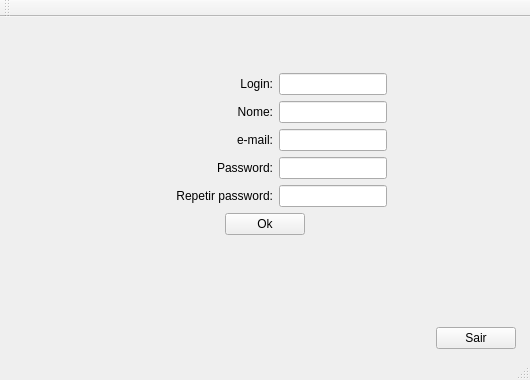
<?xml version="1.0" encoding="UTF-8"?>
<ui version="4.0">
 <class>MainWindow</class>
 <widget class="QMainWindow" name="MainWindow">
  <property name="geometry">
   <rect>
    <x>0</x>
    <y>0</y>
    <width>530</width>
    <height>380</height>
   </rect>
  </property>
  <property name="minimumSize">
   <size>
    <width>530</width>
    <height>380</height>
   </size>
  </property>
  <property name="maximumSize">
   <size>
    <width>530</width>
    <height>380</height>
   </size>
  </property>
  <property name="windowTitle">
   <string>Cadastrar Novo Usuário</string>
  </property>
  <property name="windowOpacity">
   <double>1.000000000000000</double>
  </property>
  <property name="tabShape">
   <enum>QTabWidget::Rounded</enum>
  </property>
  <property name="unifiedTitleAndToolBarOnMac">
   <bool>false</bool>
  </property>
  <widget class="QWidget" name="centralwidget">
   <layout class="QGridLayout" name="gridLayout">
    <item row="0" column="1">
     <spacer name="verticalSpacer_3">
      <property name="orientation">
       <enum>Qt::Vertical</enum>
      </property>
      <property name="sizeType">
       <enum>QSizePolicy::Expanding</enum>
      </property>
      <property name="sizeHint" stdset="0">
       <size>
        <width>20</width>
        <height>5</height>
       </size>
      </property>
     </spacer>
    </item>
    <item row="3" column="1">
     <spacer name="verticalSpacer">
      <property name="orientation">
       <enum>Qt::Vertical</enum>
      </property>
      <property name="sizeType">
       <enum>QSizePolicy::Expanding</enum>
      </property>
      <property name="sizeHint" stdset="0">
       <size>
        <width>20</width>
        <height>5</height>
       </size>
      </property>
     </spacer>
    </item>
    <item row="1" column="2">
     <spacer name="horizontalSpacer_11">
      <property name="orientation">
       <enum>Qt::Horizontal</enum>
      </property>
      <property name="sizeType">
       <enum>QSizePolicy::Fixed</enum>
      </property>
      <property name="sizeHint" stdset="0">
       <size>
        <width>5</width>
        <height>20</height>
       </size>
      </property>
     </spacer>
    </item>
    <item row="4" column="1">
     <layout class="QHBoxLayout" name="horizontalLayout_6">
      <item>
       <spacer name="horizontalSpacer_3">
        <property name="orientation">
         <enum>Qt::Horizontal</enum>
        </property>
        <property name="sizeHint" stdset="0">
         <size>
          <width>40</width>
          <height>20</height>
         </size>
        </property>
       </spacer>
      </item>
      <item>
       <widget class="QPushButton" name="btn_sair">
        <property name="sizePolicy">
         <sizepolicy hsizetype="Fixed" vsizetype="Fixed">
          <horstretch>0</horstretch>
          <verstretch>0</verstretch>
         </sizepolicy>
        </property>
        <property name="text">
         <string>Sair</string>
        </property>
       </widget>
      </item>
     </layout>
    </item>
    <item row="1" column="0">
     <spacer name="horizontalSpacer_10">
      <property name="orientation">
       <enum>Qt::Horizontal</enum>
      </property>
      <property name="sizeType">
       <enum>QSizePolicy::Fixed</enum>
      </property>
      <property name="sizeHint" stdset="0">
       <size>
        <width>5</width>
        <height>20</height>
       </size>
      </property>
     </spacer>
    </item>
    <item row="1" column="1">
     <layout class="QVBoxLayout" name="verticalLayout">
      <item>
       <layout class="QHBoxLayout" name="horizontalLayout">
        <item>
         <spacer name="horizontalSpacer">
          <property name="orientation">
           <enum>Qt::Horizontal</enum>
          </property>
          <property name="sizeType">
           <enum>QSizePolicy::Expanding</enum>
          </property>
          <property name="sizeHint" stdset="0">
           <size>
            <width>40</width>
            <height>20</height>
           </size>
          </property>
         </spacer>
        </item>
        <item>
         <widget class="QLabel" name="label_2">
          <property name="sizePolicy">
           <sizepolicy hsizetype="Fixed" vsizetype="Preferred">
            <horstretch>0</horstretch>
            <verstretch>0</verstretch>
           </sizepolicy>
          </property>
          <property name="minimumSize">
           <size>
            <width>130</width>
            <height>0</height>
           </size>
          </property>
          <property name="text">
           <string>Login:</string>
          </property>
          <property name="alignment">
           <set>Qt::AlignRight|Qt::AlignTrailing|Qt::AlignVCenter</set>
          </property>
         </widget>
        </item>
        <item>
         <widget class="QLineEdit" name="txt_login">
          <property name="sizePolicy">
           <sizepolicy hsizetype="Fixed" vsizetype="Fixed">
            <horstretch>0</horstretch>
            <verstretch>0</verstretch>
           </sizepolicy>
          </property>
         </widget>
        </item>
        <item>
         <spacer name="horizontalSpacer_4">
          <property name="orientation">
           <enum>Qt::Horizontal</enum>
          </property>
          <property name="sizeHint" stdset="0">
           <size>
            <width>40</width>
            <height>20</height>
           </size>
          </property>
         </spacer>
        </item>
       </layout>
      </item>
      <item>
       <layout class="QHBoxLayout" name="horizontalLayout_7">
        <item>
         <spacer name="horizontalSpacer_12">
          <property name="orientation">
           <enum>Qt::Horizontal</enum>
          </property>
          <property name="sizeType">
           <enum>QSizePolicy::Expanding</enum>
          </property>
          <property name="sizeHint" stdset="0">
           <size>
            <width>40</width>
            <height>20</height>
           </size>
          </property>
         </spacer>
        </item>
        <item>
         <widget class="QLabel" name="label_5">
          <property name="sizePolicy">
           <sizepolicy hsizetype="Fixed" vsizetype="Preferred">
            <horstretch>0</horstretch>
            <verstretch>0</verstretch>
           </sizepolicy>
          </property>
          <property name="minimumSize">
           <size>
            <width>130</width>
            <height>0</height>
           </size>
          </property>
          <property name="text">
           <string>Nome:</string>
          </property>
          <property name="alignment">
           <set>Qt::AlignRight|Qt::AlignTrailing|Qt::AlignVCenter</set>
          </property>
         </widget>
        </item>
        <item>
         <widget class="QLineEdit" name="txt_nome">
          <property name="sizePolicy">
           <sizepolicy hsizetype="Fixed" vsizetype="Fixed">
            <horstretch>0</horstretch>
            <verstretch>0</verstretch>
           </sizepolicy>
          </property>
         </widget>
        </item>
        <item>
         <spacer name="horizontalSpacer_13">
          <property name="orientation">
           <enum>Qt::Horizontal</enum>
          </property>
          <property name="sizeHint" stdset="0">
           <size>
            <width>40</width>
            <height>20</height>
           </size>
          </property>
         </spacer>
        </item>
       </layout>
      </item>
      <item>
       <layout class="QHBoxLayout" name="horizontalLayout_5">
        <item>
         <spacer name="horizontalSpacer_8">
          <property name="orientation">
           <enum>Qt::Horizontal</enum>
          </property>
          <property name="sizeType">
           <enum>QSizePolicy::Expanding</enum>
          </property>
          <property name="sizeHint" stdset="0">
           <size>
            <width>40</width>
            <height>20</height>
           </size>
          </property>
         </spacer>
        </item>
        <item>
         <widget class="QLabel" name="label_4">
          <property name="sizePolicy">
           <sizepolicy hsizetype="Fixed" vsizetype="Preferred">
            <horstretch>0</horstretch>
            <verstretch>0</verstretch>
           </sizepolicy>
          </property>
          <property name="minimumSize">
           <size>
            <width>130</width>
            <height>0</height>
           </size>
          </property>
          <property name="text">
           <string>e-mail:</string>
          </property>
          <property name="alignment">
           <set>Qt::AlignRight|Qt::AlignTrailing|Qt::AlignVCenter</set>
          </property>
         </widget>
        </item>
        <item>
         <widget class="QLineEdit" name="txt_email">
          <property name="sizePolicy">
           <sizepolicy hsizetype="Fixed" vsizetype="Fixed">
            <horstretch>0</horstretch>
            <verstretch>0</verstretch>
           </sizepolicy>
          </property>
         </widget>
        </item>
        <item>
         <spacer name="horizontalSpacer_9">
          <property name="orientation">
           <enum>Qt::Horizontal</enum>
          </property>
          <property name="sizeHint" stdset="0">
           <size>
            <width>40</width>
            <height>20</height>
           </size>
          </property>
         </spacer>
        </item>
       </layout>
      </item>
      <item>
       <layout class="QHBoxLayout" name="horizontalLayout_2">
        <item>
         <spacer name="horizontalSpacer_2">
          <property name="orientation">
           <enum>Qt::Horizontal</enum>
          </property>
          <property name="sizeType">
           <enum>QSizePolicy::Expanding</enum>
          </property>
          <property name="sizeHint" stdset="0">
           <size>
            <width>40</width>
            <height>20</height>
           </size>
          </property>
         </spacer>
        </item>
        <item>
         <widget class="QLabel" name="label">
          <property name="sizePolicy">
           <sizepolicy hsizetype="Fixed" vsizetype="Preferred">
            <horstretch>0</horstretch>
            <verstretch>0</verstretch>
           </sizepolicy>
          </property>
          <property name="minimumSize">
           <size>
            <width>130</width>
            <height>0</height>
           </size>
          </property>
          <property name="text">
           <string>Password:</string>
          </property>
          <property name="alignment">
           <set>Qt::AlignRight|Qt::AlignTrailing|Qt::AlignVCenter</set>
          </property>
         </widget>
        </item>
        <item>
         <widget class="QLineEdit" name="txt_password">
          <property name="sizePolicy">
           <sizepolicy hsizetype="Fixed" vsizetype="Fixed">
            <horstretch>0</horstretch>
            <verstretch>0</verstretch>
           </sizepolicy>
          </property>
         </widget>
        </item>
        <item>
         <spacer name="horizontalSpacer_5">
          <property name="orientation">
           <enum>Qt::Horizontal</enum>
          </property>
          <property name="sizeHint" stdset="0">
           <size>
            <width>40</width>
            <height>20</height>
           </size>
          </property>
         </spacer>
        </item>
       </layout>
      </item>
      <item>
       <layout class="QHBoxLayout" name="horizontalLayout_4">
        <item>
         <spacer name="horizontalSpacer_6">
          <property name="orientation">
           <enum>Qt::Horizontal</enum>
          </property>
          <property name="sizeType">
           <enum>QSizePolicy::Expanding</enum>
          </property>
          <property name="sizeHint" stdset="0">
           <size>
            <width>40</width>
            <height>20</height>
           </size>
          </property>
         </spacer>
        </item>
        <item>
         <widget class="QLabel" name="label_3">
          <property name="sizePolicy">
           <sizepolicy hsizetype="Fixed" vsizetype="Preferred">
            <horstretch>0</horstretch>
            <verstretch>0</verstretch>
           </sizepolicy>
          </property>
          <property name="minimumSize">
           <size>
            <width>130</width>
            <height>0</height>
           </size>
          </property>
          <property name="maximumSize">
           <size>
            <width>100</width>
            <height>16777215</height>
           </size>
          </property>
          <property name="text">
           <string>Repetir password:</string>
          </property>
          <property name="alignment">
           <set>Qt::AlignRight|Qt::AlignTrailing|Qt::AlignVCenter</set>
          </property>
         </widget>
        </item>
        <item>
         <widget class="QLineEdit" name="txt_password_2">
          <property name="sizePolicy">
           <sizepolicy hsizetype="Fixed" vsizetype="Fixed">
            <horstretch>0</horstretch>
            <verstretch>0</verstretch>
           </sizepolicy>
          </property>
         </widget>
        </item>
        <item>
         <spacer name="horizontalSpacer_7">
          <property name="orientation">
           <enum>Qt::Horizontal</enum>
          </property>
          <property name="sizeHint" stdset="0">
           <size>
            <width>40</width>
            <height>20</height>
           </size>
          </property>
         </spacer>
        </item>
       </layout>
      </item>
      <item>
       <layout class="QHBoxLayout" name="horizontalLayout_3">
        <property name="leftMargin">
         <number>40</number>
        </property>
        <property name="rightMargin">
         <number>40</number>
        </property>
        <item>
         <widget class="QPushButton" name="btn_ok">
          <property name="sizePolicy">
           <sizepolicy hsizetype="Fixed" vsizetype="Fixed">
            <horstretch>0</horstretch>
            <verstretch>0</verstretch>
           </sizepolicy>
          </property>
          <property name="text">
           <string>Ok</string>
          </property>
         </widget>
        </item>
       </layout>
      </item>
      <item>
       <spacer name="verticalSpacer_2">
        <property name="orientation">
         <enum>Qt::Vertical</enum>
        </property>
        <property name="sizeHint" stdset="0">
         <size>
          <width>20</width>
          <height>40</height>
         </size>
        </property>
       </spacer>
      </item>
     </layout>
    </item>
   </layout>
  </widget>
  <widget class="QMenuBar" name="menubar">
   <property name="geometry">
    <rect>
     <x>0</x>
     <y>0</y>
     <width>530</width>
     <height>18</height>
    </rect>
   </property>
  </widget>
  <widget class="QStatusBar" name="statusbar"/>
  <widget class="QToolBar" name="toolBar">
   <property name="windowTitle">
    <string>toolBar</string>
   </property>
   <attribute name="toolBarArea">
    <enum>TopToolBarArea</enum>
   </attribute>
   <attribute name="toolBarBreak">
    <bool>false</bool>
   </attribute>
  </widget>
 </widget>
 <tabstops>
  <tabstop>txt_login</tabstop>
  <tabstop>txt_nome</tabstop>
  <tabstop>txt_email</tabstop>
  <tabstop>txt_password</tabstop>
  <tabstop>txt_password_2</tabstop>
  <tabstop>btn_ok</tabstop>
  <tabstop>btn_sair</tabstop>
 </tabstops>
 <resources/>
 <connections>
  <connection>
   <sender>txt_password</sender>
   <signal>returnPressed()</signal>
   <receiver>btn_ok</receiver>
   <slot>click()</slot>
   <hints>
    <hint type="sourcelabel">
     <x>250</x>
     <y>179</y>
    </hint>
    <hint type="destinationlabel">
     <x>256</x>
     <y>213</y>
    </hint>
   </hints>
  </connection>
 </connections>
</ui>
